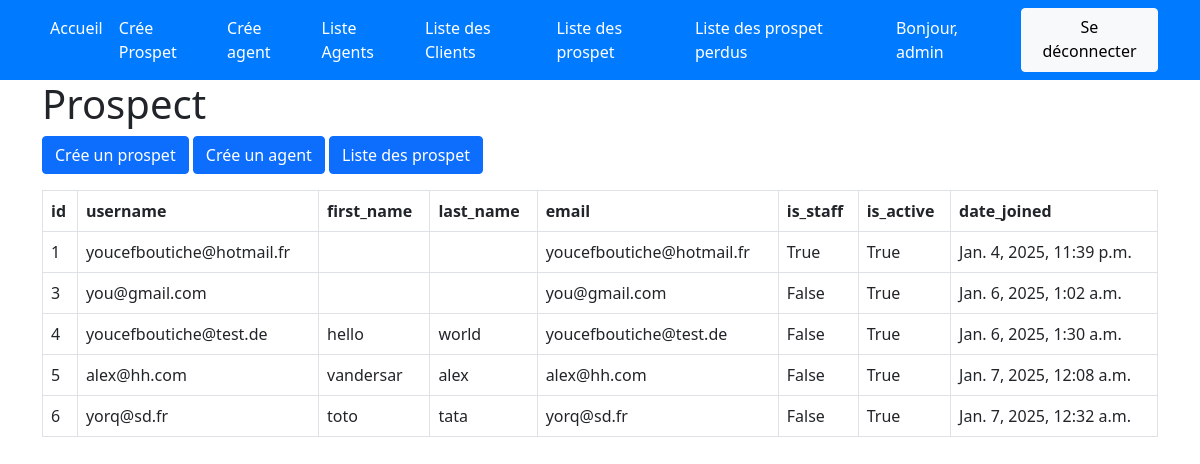
Before: /list-agents (signed in) with the older database file.
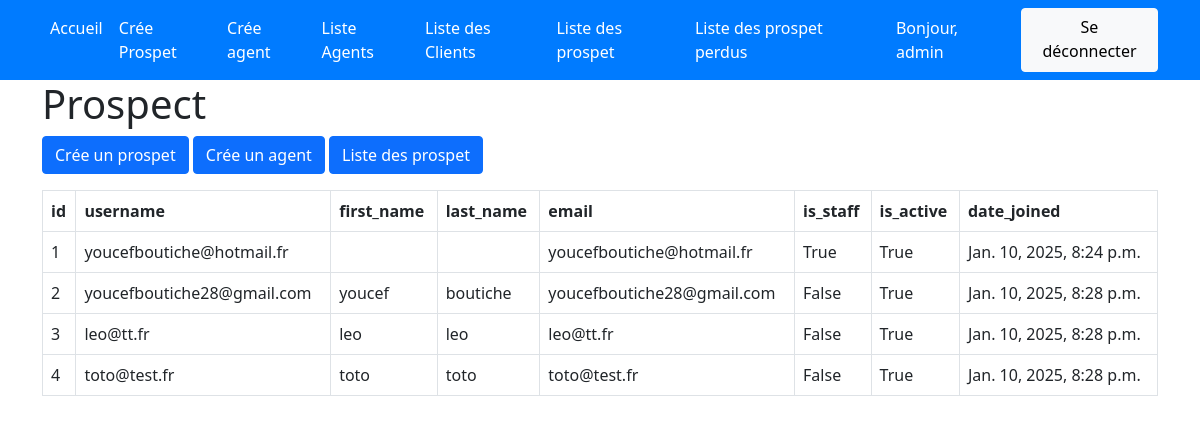
After: the same page with the newer database file.
### crm_app/models.py (models this page shows, shortened)
class User(AbstractUser):
     pass

class Agent(models.Model):
    user = models.OneToOneField(User,on_delete=models.CASCADE)

### crm_app/views.py (the view)
# urls.py: path('list-agents',list_agents,name='list_agents'),
@user_passes_test(is_super_user)
def list_agents(request) :
    agents = Agent.objects.all()
    context={
        'agents':agents
    }
    return render(request,'agents/list_agents.html',context)

### crm_app/views.py (called while the page is built)
def is_super_user(user):
    return user.is_superuser

### crm_app/templates/agents/list_agents.html (shortened to what this page needs)
{% extends "base.html" %}
{% load static %}
{% block content %}
    <div class="container">
        <h1>Prospect</h1>
        <div>
            <p>
                <a href="{% url 'create_lead' %}" class="btn btn-primary">Crée un prospet</a>
                <a href="{% url 'create_agent' %}" class="btn btn-primary">Crée un agent</a>
                <a href="{% url 'index' %}" class="btn btn-primary">Liste des prospet</a>
            </p>
        </div>
        <table class="table table-bordered">
            <thead>
              <tr>
                <th scope="col">id</th>
                <th scope="col">username</th>
                <th scope="col">first_name</th>
                <th scope="col">last_name</th>
                <th scope="col">email</th>
                <th scope="col">is_staff</th>
                <th scope="col">is_active</th>
                <th scope="col">date_joined</th>
              </tr>
            </thead>
            <tbody>
                {% for agent in agents %}
                    <tr>
                        <td>{{ agent.user.id }}</td>
                        <td>{{ agent.user.email }}</td>
                        <td>{{ agent.user.first_name }}</td>
                        <td>{{ agent.user.last_name }}</td>
                        <td>{{ agent.user.email }}</td>
                        <td>{{ agent.user.is_staff }}</td>
                        <td>{{ agent.user.is_active }}</td>
                        <td>{{ agent.user.date_joined }}</td>
                    </tr>
                {% endfor %}
            </tbody>
          </table>
    </div>
{% endblock content %}

### crm_app/templates/base.html (shortened to what this page needs)
<!DOCTYPE html>
{% load static %}
<html>
  <head>
    <link rel="stylesheet" href="{% static 'styles/style.css' %}" />
    <link href="https://cdn.jsdelivr.net/npm/bootstrap@5.0.2/dist/css/bootstrap.min.css" rel="stylesheet">
  </head>
  <body>
    {% block navbar %}
      {% include "navbar.html" %}
    {% endblock %}
    {% block content %} {% endblock content %}
  </body>
</html>

### crm_app/templates/navbar.html (shortened to what this page needs)
<nav class="navbar navbar-expand-lg navbar-dark">
    <div class="container">
        <div class="collapse navbar-collapse" id="navbarNav">
            {% if request.user.is_authenticated %}
                <ul class="navbar-nav me-auto mb-2 mb-lg-0">
                    <li class="nav-item">
                        <a class="nav-link active" aria-current="page" href="{% url 'index' %}">Accueil</a>
                    </li>
                    <li class="nav-item">
                        <a class="nav-link" href="{% url 'create_lead' %}">Crée Prospet</a>
                    </li>
                        {% if request.user.is_superuser %}
                            <li class="nav-item">
                                <a class="nav-link" href="{% url 'create_agent' %}">Crée agent</a>
                            </li>
                            <li class="nav-item">
                                <a class="nav-link" href="{% url 'list_agents' %}">Liste Agents</a>
                            </li>
                        {% endif %}
                    <li class="nav-item">
                        <a class="nav-link" href="{% url 'list_client' %}">Liste des Clients</a>
                    </li>
                    <li class="nav-item">
                        <a class="nav-link" href="{% url 'list_leads' %}">Liste des prospet</a>
                    </li>
                    <li class="nav-item">
                        <a class="nav-link" href="{% url 'list_loss_leads' %}">Liste des prospet perdus</a>
                    </li>
                </ul>
            {% endif %}
            <div class="d-flex">
                {% if request.user.is_authenticated %}
                <a class="nav-link">Bonjour, {{ request.user.username }}</a>
                <a href="{% url 'logout' %}" class="btn btn-light">Se déconnecter</a>
                {% else %}
                    <a href="{% url 'login' %}" class="btn btn-custom me-2">Connexion</a>
                    <a href="{% url 'signup' %}" class="btn btn-custom me-2">S'inscrire</a>
                {% endif %}
            </div>
        </div>
    </div>
</nav>

### static/styles/style.css (style rules this page uses)
.navbar { background-color: #007bff; }
.navbar-brand, .nav-link { color: #fff !important; }

Changed rows visible on the page:
removed Agent: user.id "5", user.email "alex@hh.com", user.first_name "vandersar", user.last_name "alex", user.is_staff "False", user.is_active "True", user.date_joined "Jan. 7, 2025, 12:08 a.m."
removed Agent: user.id "6", user.email "yorq@sd.fr", user.first_name "toto", user.last_name "tata", user.is_staff "False", user.is_active "True", user.date_joined "Jan. 7, 2025, 12:32 a.m."
changed through a linked row, Agent "youcefboutiche@hotmail.fr": user.date_joined "Jan. 4, 2025, 11:39 p.m." → "Jan. 10, 2025, 8:24 p.m."
added Agent: user.id "2", user.email "youcefboutiche28@gmail.com", user.first_name "youcef", user.last_name "boutiche", user.is_staff "False", user.is_active "True", user.date_joined "Jan. 10, 2025, 8:28 p.m."
changed through a linked row, Agent: user.email "you@gmail.com" → "leo@tt.fr"; user.first_name (not shown) → "leo"; user.last_name (not shown) → "leo"; user.date_joined "Jan. 6, 2025, 1:02 a.m." → "Jan. 10, 2025, 8:28 p.m."
changed through a linked row, Agent: user.email "youcefboutiche@test.de" → "toto@test.fr"; user.first_name "hello" → "toto"; user.last_name "world" → "toto"; user.date_joined "Jan. 6, 2025, 1:30 a.m." → "Jan. 10, 2025, 8:28 p.m."
